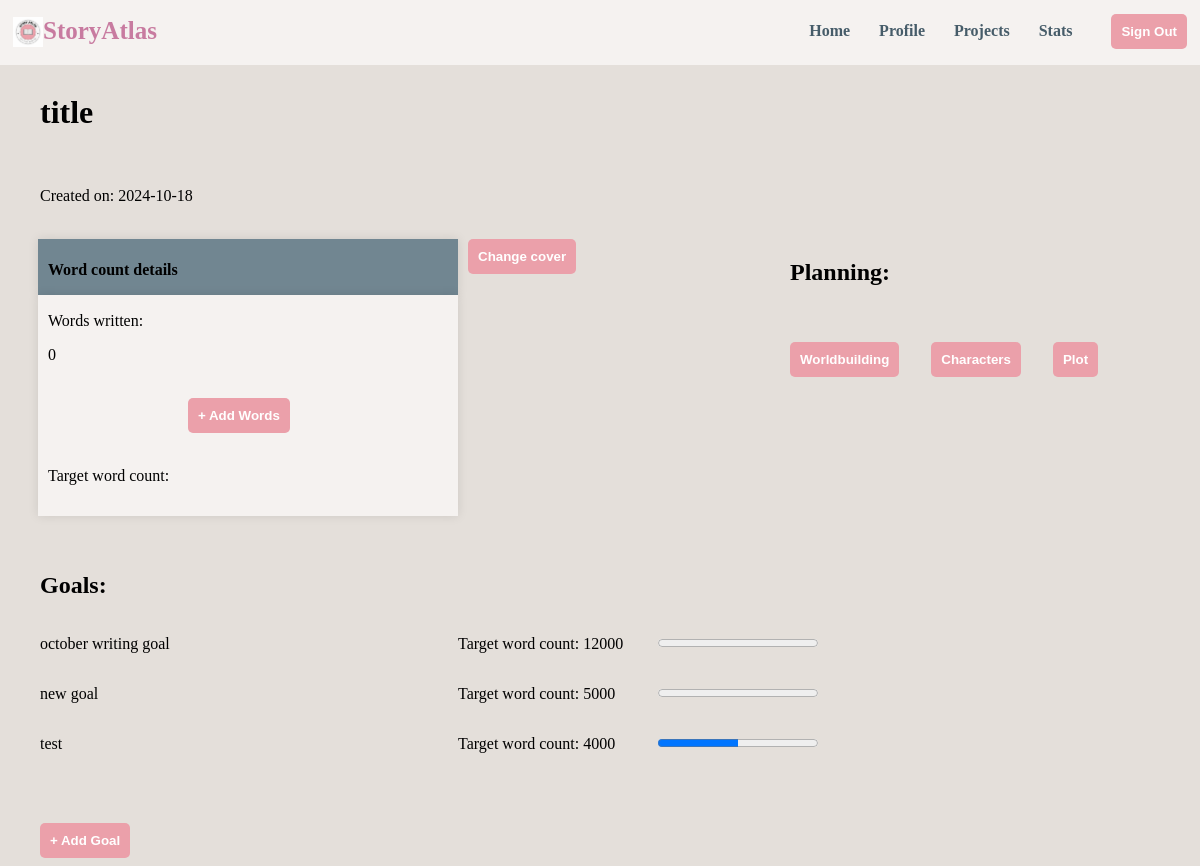
Screenshot of /project/1 (signed in) with the database file from the repository.
### app.py (models this page shows, shortened)
class Project(db.Model):
    id = db.Column(db.Integer, primary_key=True)
    project_name = db.Column(db.String(100), nullable=False)
    date_created = db.Column(db.DateTime, default=datetime.utcnow)
    user_id = db.Column(db.Integer, db.ForeignKey('user.id'), nullable=False)
    goals = db.relationship('Goal', backref='project', lazy=True)
    word_count_stack = []
    total_wc = 0
    for i in word_count_stack:
        total_wc += i

class Goal(db.Model):
    id = db.Column(db.Integer, primary_key=True)
    goal_name = db.Column(db.String(100), nullable=False)
    start_date = db.Column(db.DateTime, default=datetime.utcnow)
    end_date = db.Column(db.DateTime, default=datetime.utcnow)
    target = db.Column(db.Integer, default=0)
    progress = db.Column(db.Integer, default=0)
    project_id = db.Column(db.Integer, db.ForeignKey('project.id'), nullable=False)

### app.py (the view)
@app.route("/project/<int:id>")
@login_required
def project_page(id):
    project = Project.query.get_or_404(id)
    user_goals = Goal.query.filter_by(project_id=id).all()
    if project.user_id != current_user.id:
        flash("No access to this project")
        return redirect(url_for('projects'))
    return render_template("project_page.html", project=project, goals=user_goals)

### app.py (called while the page is built)
@login_manager.user_loader
def load_user(user_id):
    return User.query.get(int(user_id))

### templates/project_page.html (shortened to what this page needs)
{% extends "layout.html" %}
{% block body %}
<br/>
<h1 style="margin-left: 32px;">{{ project.project_name }}</h1>
<br/>
<p style="margin-left: 32px;">Created on: {{ project.date_created.strftime('%Y-%m-%d') }}</p>
<br/>
<div class="header_line">
    <div class="wcd_box">
        <div class="wcd_head">
            <h4>Word count details</h4>
        </div>
        <div class="wc_text">
            <p>Words written: </p> <p>{{ project.total_wc}}</p>
            <br/>
            <button style="margin-left: 140px;"><a href="{{ url_for('add_words') }}">+ Add Words</a> </button>
            <br/>
            <br/>
            <p>Target word count: </p>
            <br/>
            <br/>
        </div>
    </div>
    <div class="book_cover">
        <button><a href="{{ url_for('create_project') }}">Change cover</a> </button>
    </div>
    <div class="planning">
        <h2 style="margin-left: 32px;">Planning:</h2>
        <br/>
        <br/>
        <div class="planning_buttons">
            <button style="margin-left: 32px;"><a href="{{ url_for('worldbuilding', project_id=project.id) }}">Worldbuilding</a> </button>
            <button style="margin-left: 32px;"><a href="{{ url_for('characters', project_id=project.id) }}">Characters</a> </button>
            <button style="margin-left: 32px;"><a href="{{ url_for('plot', project_id=project.id) }}">Plot</a> </button>
        </div>
    </div>
    <br/>
</div>
<br/>
<br/>
<h2 style="margin-left: 32px;">Goals:</h2>
{% for goal in goals %}
<div class="goals">
    <div class="goal_name">
        <p style="margin-left: 32px;">{{ goal.goal_name }}</p>
    </div>
    <div class="progress">
        <p>Target word count: {{ goal.target}} </p>
    </div>
    <div class="progress_bar">
        <progress value = "{{ goal.progress}}" max = "{{ goal.target}}"/>
    </div>
</div>
{% endfor %}
<br/>
<br/>
<br/>
<div class="goal_button">
        <button style="margin-left: 32px;"><a href="{{ url_for('add_goal', project_id=project.id) }}">+ Add Goal</a> </button>
        <br/>
    </div>
{% endblock body %}

### templates/layout.html (shortened to what this page needs)
<!DOCTYPE html>
<html lang="en">
<head>
    <link rel="stylesheet" href="{{ url_for('static', filename='CSS/style.css') }}">
</head>
<body>
    <nav class="navbar">
        <div class="navdiv">
            <div class="logo">
                <img src="/images/logo.png" alt="logo" style="float:left;width:30px;height:30px;">
                <a href="#">StoryAtlas</a>
            </div>
            <ul>
                <li><a href="/home">Home</a> </li>
                <li><a href="/profile">Profile</a> </li>
                <li><a href="/projects">Projects</a> </li>
                <li><a href="/stats">Stats</a> </li>
                <button><a href="/logout">Sign Out</a> </button>
            </ul>
        </div>
    </nav>
    {% block body %}{% endblock %}
</body>
</html>

### static/CSS/style.css (style rules this page uses)
body { background: #e4dfda; color: black; font-family: Times New Roman; margin 0; padding 0; }
.first_line, .second_row, .header_line { display: flex; flex-grow: 0; flex-shrink: 0; flex-basis: 0px; }
.wcd_head { height: 55px; width: 400px; margin-left: 30px; margin-right: auto; padding-top: 1px; padding-left: 10px; padding-right: 10px; background: #718691; box-shadow: 0 0 10px rgba(0, 0, 0, 0.1); text-align: left; }
.wc_text { height: 220px; width: 400px; margin-left: 30px; margin-right: auto; padding-top: 1px; padding-left: 10px; padding-right: 10px; background: #f5f2f0; box-shadow: 0 0 10px rgba(0, 0, 0, 0.1); text-align: left; }
.planning_buttons, .goals { display: flex; flex-grow: 0; flex-shrink: 0; flex-basis: 0px; align-content: center; }
.goal_name { width: 450px; }
.progress { width: 200px; }
.progress_bar { padding-top: 15px; }
.book_cover { width: 300px; }

### rows the page displays
Project: project_name "title", date_created "2024-10-18"
Goal: goal_name "october writing goal", target "12000", progress 0 (drawn)
Goal: goal_name "new goal", target "5000", progress 0 (drawn)
Goal: goal_name "test", target "4000", progress 2000 (drawn)

### other values shown
{{ project.total_wc }} "0"
